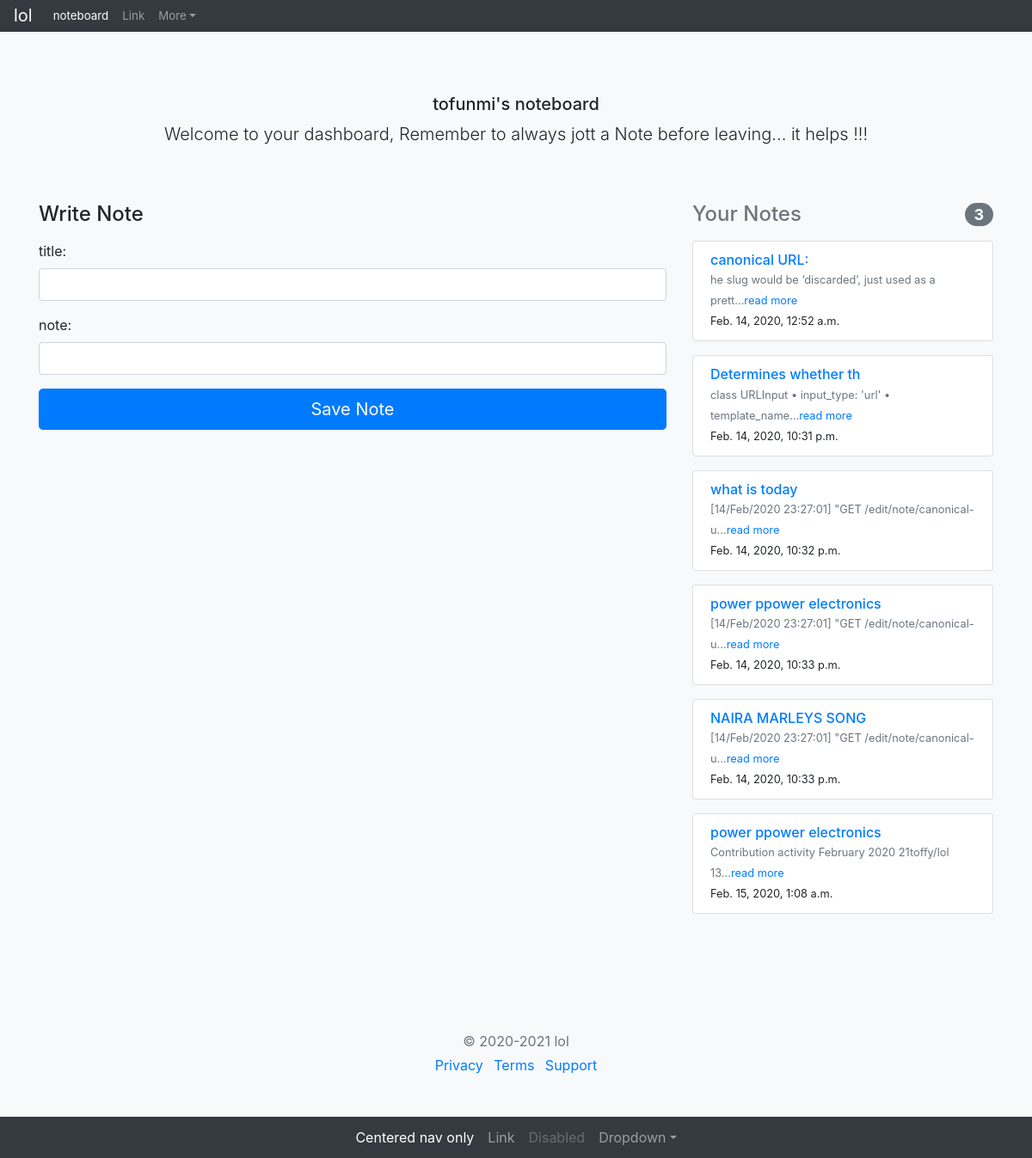
Page /tofunmi/ (signed in) on the earlier database version.
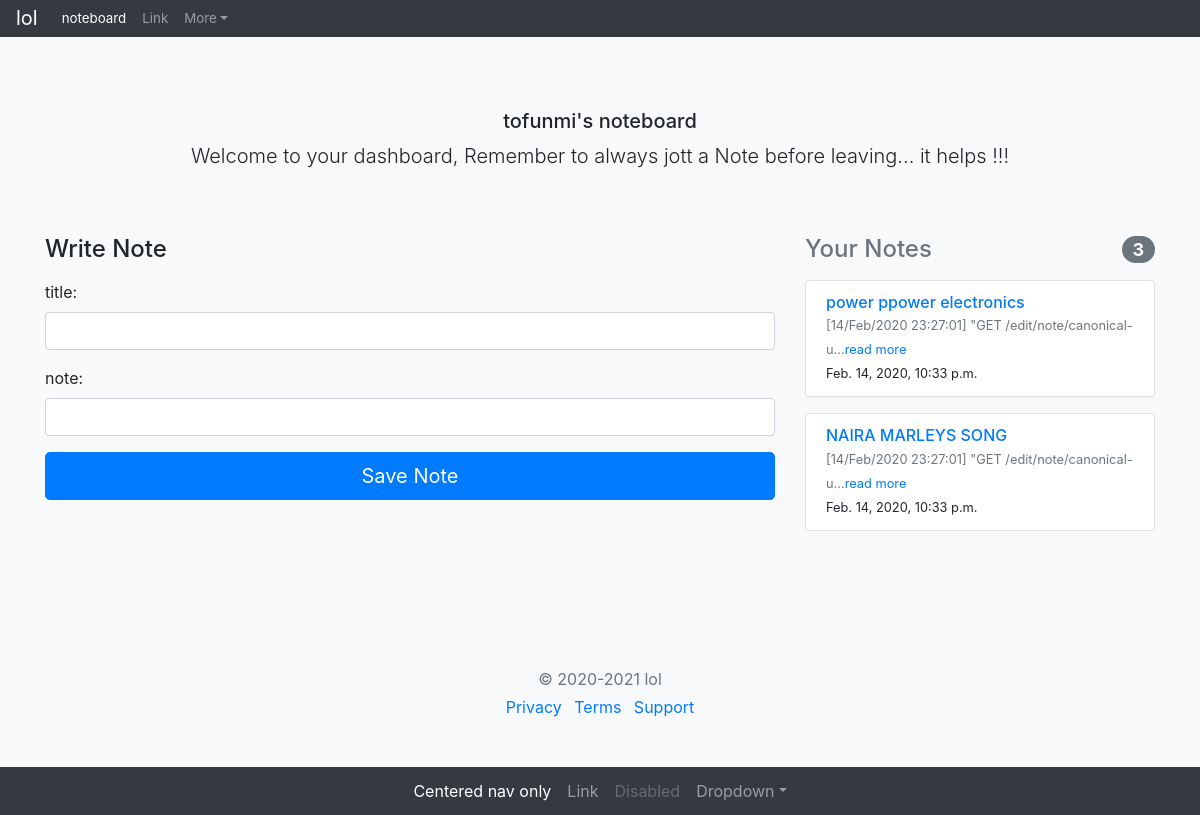
Same page on the later database version.
### todo/models.py (models this page shows, shortened)
class Note(models.Model):
    owner = models.ForeignKey(User, on_delete = models.CASCADE)
    title = models.CharField(max_length=50)
    note = models.TextField()
    date = models.DateTimeField(auto_now_add=True)
    slug = models.SlugField(
        default='',
        editable=False,
    )

### todo/views.py (the view)
# urls.py: path('<str:username>/', home, name='home' ),
@login_required
def home(request, username):
    current_user = request.user #for the url, in other to pick the current user
    username=current_user.username #for the url, in other to pick the current users username
    note = Note.objects.filter(owner=current_user)#to get the notes of only the current user
    if request.method == 'POST':
        form = Note_form(request.POST)
        if form.is_valid():
            new_note = form.save(commit=False)
            new_note.owner = current_user
            new_note.date = datetime.datetime.now()
            new_note.save()
            return HttpResponseRedirect(reverse('notes:home', kwargs={'username':username}))
    else:
        form=Note_form()
    context = {'current_user':current_user, 'note':note, 'form':form}
    return render(request,'dashboard.html',context)

### todo/forms.py
class Note_form(forms.ModelForm):
    title = forms.CharField(label='title', widget=forms.TextInput(attrs={'class':'form-control'}))
    note = forms.CharField(label='note', widget=forms.TextInput(attrs={'class':'form-control'}))
    class Meta:
        model = Note
        fields = ['title','note']

### templates/dashboard.html (shortened to what this page needs)
{% extends 'base.html' %}
{% load staticfiles %}
{% block body %}
<body class="bg-light">
        <div class="container">
          <div class="py-5 text-center">
            <h5>{{current_user.username}}'s noteboard</h5>
            <p class="lead">Welcome to your dashboard, Remember to always jott a Note before leaving... it helps !!!</p>
          </div>
          <div class="row">
            <div class="col-md-4 order-md-2 mb-4">
              <h4 class="d-flex justify-content-between align-items-center mb-3">
                <span class="text-muted">Your Notes</span>
                <span class="badge badge-secondary badge-pill">3</span>
              </h4>
              {% for mynotes in note %}
              <ul class="list-group mb-3">
                <li class="list-group-item d-flex justify-content-between lh-condensed">
                  <div>
                    <h6 class="my-0"><a  href="{% url 'notes:note_detail' mynotes.slug mynotes.pk %}">{{ mynotes.title }}</a></h6>
                    <small class="text-muted">{{ mynotes.note|slice:":50" }}...<a href="{% url 'notes:edit_note' mynotes.slug mynotes.pk %}">read more</a></small><br>
                    <small>{{ mynotes.date }}</small>
                  </div>
                </li>
              </ul>
              {% endfor %}
            </div>
            <div class="col-md-8 order-md-1">
              <h4 class="mb-3">Write Note</h4>
              <form method="POST">
                    {% for field in form %}
                    <div class="form-group">
                        {{ field.label_tag }}
                        {{ field }}
                    </div>
                    {% endfor %}
                <button class="btn btn-primary btn-lg btn-block" type="submit">Save Note</button>
              </form>
            </div>
          </div>
          <footer class="my-5 pt-5 text-muted text-center text-small">
            <p class="mb-1">© 2020-2021 lol</p>
            <ul class="list-inline">
              <li class="list-inline-item"><a href="#">Privacy</a></li>
              <li class="list-inline-item"><a href="#">Terms</a></li>
              <li class="list-inline-item"><a href="#">Support</a></li>
            </ul>
          </footer>
        </div>
    </body>
{% endblock body %}

### templates/base.html (shortened to what this page needs)
<!DOCTYPE html>
<html lang="en">
    <head>
        {% load staticfiles %}
        <link rel="stylesheet" href="{% static 'cdn/static_cdn/lol/css/bootstrap.min.css' %}"/>
        <link rel="stylesheet" href="{% static 'cdn/static_cdn/lol/css/font-awesome.min.css' %}"/>
        <link rel="stylesheet" type="text/css" href="{% static 'cdn/static_cdn/lol/css/style.css' %}"/>
    </head>
<body>
    <nav class="navbar navbar-xs navbar-expand-sm navbar-dark bg-dark " style="padding-top:    0.25rem; /* 0px does not look good on small screens */
    padding-bottom: 0.25rem;
    font-size: smaller;      /* Just because I am using big size font */
    line-height: 1em;">
        <a class="navbar-brand" href="#">lol</a>
        <div class="navbar-collapse collapse" id="navbarsExample09" style="">
          <ul class="navbar-nav mr-auto">
            <li class="nav-item active">
              <a class="nav-link" href="#">noteboard <span class="sr-only">(current)</span></a>
            </li>
            <li class="nav-item">
              <a class="nav-link" href="#">Link</a>
            </li>
            <li class="nav-item dropdown">
              <a class="nav-link dropdown-toggle" href="http://example.com" id="dropdown09" data-toggle="dropdown" aria-haspopup="true" aria-expanded="false">More</a>
            </li>
          </ul>
        </div>
      </nav>    <br>
{% block body %}{% endblock body %}
</html>
<nav class="navbar navbar-expand-lg navbar-dark bg-dark">
    <div class="navbar-collapse justify-content-md-center collapse" id="navbarsExample08" style="">
      <ul class="navbar-nav">
        <li class="nav-item active">
          <a class="nav-link" href="#">Centered nav only <span class="sr-only">(current)</span></a>
        </li>
        <li class="nav-item">
          <a class="nav-link" href="#">Link</a>
        </li>
        <li class="nav-item">
          <a class="nav-link disabled" href="#">Disabled</a>
        </li>
        <li class="nav-item dropdown">
          <a class="nav-link dropdown-toggle" href="http://example.com" id="dropdown08" data-toggle="dropdown" aria-haspopup="true" aria-expanded="false">Dropdown</a>
        </li>
      </ul>
    </div>
  </nav>

### static/cdn/static_cdn/lol/css/style.css (style rules this page uses)
.navbar { padding-top: 0.25rem; padding-bottom: 0.25rem; }

Differences in the rows shown:
removed Note: title "canonical URL:", note "he slug would be ‘discarded’, just used as a prett", date "Feb. 14, 2020, 12:52 a.m."
removed Note: title "Determines whether th", note "class URLInput • input_type: 'url' • template_name", date "Feb. 14, 2020, 10:31 p.m."
removed Note: title "what is today", note "[14/Feb/2020 23:27:01] \"GET /edit/note/canonical-u", date "Feb. 14, 2020, 10:32 p.m."
removed Note: title "power ppower electronics", note "Contribution activity February 2020 21toffy/lol 13", date "Feb. 15, 2020, 1:08 a.m."
